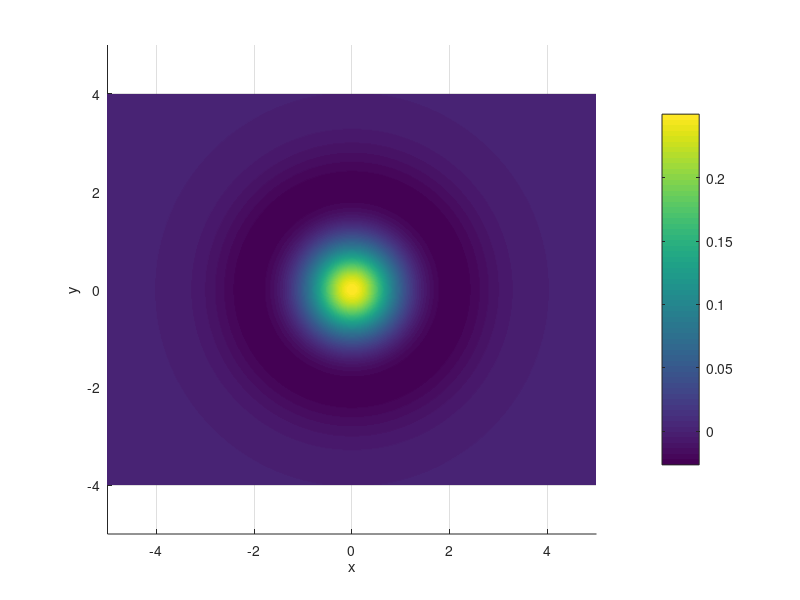
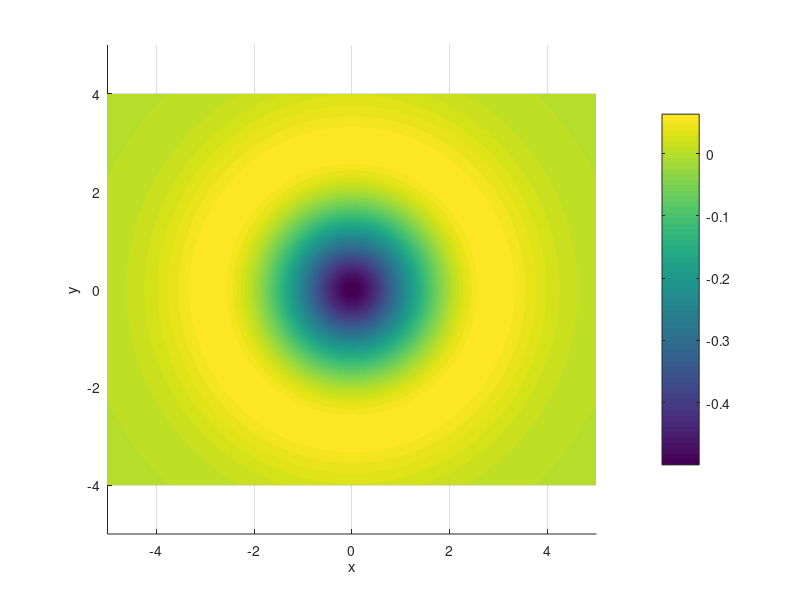

The MATLAB source for these figures, in order:
% dibuix d'una superficie parametrizada amb mapa de color per a indicar la
% curvatura (Gaussiana o mitja)
%
% Jaume Amoros, UPC, Barcelona
% 2020/5/15

% provat i funciona


% DADES QUE ENTRA L'USUARI
% parametrizacio de la superficie:
% gaussiana de revolucio
sigma2=4;
phi=@(u,v)[u;v;exp((-u.*u-v.*v)/sigma2)]; % vectorialitzar la funcio

% domini de parametrizacio
u0=-5;
uf=5;
v0=-4;
vf=4;

% mallat del domini pel calcul
nu=501;
nv=401;
% FI DE LES DADES QUE ENTRA L'USUARI

% mallem el domini i fem el dibuix pelat de la superficie
% taula de valors en u,v
u1d=linspace(u0,uf,nu);
v1d=linspace(v0,vf,nv);
% taula 2-dimensional, recorre el domini R
[u2d,v2d]=ndgrid(u1d,v1d);
% evaluem vectorialment l'aplicacio de parametrizacio
phi2d=phi(u2d,v2d);
% i ara hem de separar les components x,y,z de phi
x2d=phi2d(1:nu,:);
y2d=phi2d(nu+1:2*nu,:);
z2d=phi2d(2*nu+1:3*nu,:);
% % ja podem dibuixar la superficie (nomes es una prova)
% C2d=cos(u2d.*v2d); % color de prova
% figure(1)
% surf(x2d,y2d,z2d,C2d);
% axis equal
% xlabel('x');
% ylabel('y');
% zlabel('z');
% shading interp
% colorbar
% view(0,90);

% Calcul de les curvatures gaussiana i mitja
% Calcularem les derivades de la parametritzacio numericament, per
% diferencies centrades (hi han dues alternatives si aixo no va be: usar
% derivacio simbolica, o be calcular les derivades 1es i 2es de la
% parametrizacio a ma en cada cas i entrar-les al codi).
% pas de primera derivacio (valor optim en doble precissio)
h=sqrt(1e-15);
% derivades primeres, calculades vectorialment 
% (les columnes de phiu,phiv contenen la corresponent derivada de phi en
% els punts amb un valor concret de v, i cada columna te els vectors 3x1 de
% la derivada de phi per a cada valor concret de u, posats un a sobre de
% l'altre.
phiu=(phi(u2d+h,v2d)-phi(u2d-h,v2d))/(2*h);
phiv=(phi(u2d,v2d+h)-phi(u2d,v2d-h))/(2*h);
% pas de segona derivacio (valor optim en doble precissio) es sqrt(h)
h=sqrt(h);
% derivades segones (en el mateix format que les primeres)
phiuu=(phi(u2d+h,v2d)-2*phi(u2d,v2d)+phi(u2d-h,v2d))/(h*h);
phivv=(phi(u2d,v2d+h)-2*phi(u2d,v2d)+phi(u2d,v2d-h))/(h*h);
phiuv=(phi(u2d+h,v2d+h)-phi(u2d-h,v2d+h)-phi(u2d+h,v2d-h)+phi(u2d-h,v2d-h))/(4*h*h);

% separem les components x,y,z de les derivades (taula rectangular per cada
% una)
xphiu=phiu(1:nu,:);
yphiu=phiu(nu+1:2*nu,:);
zphiu=phiu(2*nu+1:3*nu,:);
xphiv=phiv(1:nu,:);
yphiv=phiv(nu+1:2*nu,:);
zphiv=phiv(2*nu+1:3*nu,:);
% primera forma fonamental (taula rectangular per cada coeficient, per a
% tots els valors de u,v)
E=xphiu.*xphiu+yphiu.*yphiu+zphiu.*zphiu;
F=xphiu.*xphiv+yphiu.*yphiv+zphiu.*zphiv;
G=xphiv.*xphiv+yphiv.*yphiv+zphiv.*zphiv;
% vector normal: com el calculem per tota la taula rectangular de valors de
% u,v alhora, apliquem a pic i pala la formula del producte vectorial per a
% cada component x,y,z del vector normal
xn=yphiu.*zphiv-zphiu.*yphiv;
yn=zphiu.*xphiv-xphiu.*zphiv;
zn=xphiu.*yphiv-yphiu.*xphiv;
% el normalitzem
dA=sqrt(xn.*xn+yn.*yn+zn.*zn);
xn=xn./dA;
yn=yn./dA;
zn=zn./dA;
% segona forma fonamental (novament taula rectangular per a cada
% coeficient)
% primer separem les components x,y,z de les derivades segones
xphiuu=phiuu(1:nu,:);
yphiuu=phiuu(nu+1:2*nu,:);
zphiuu=phiuu(2*nu+1:3*nu,:);
xphiuv=phiuv(1:nu,:);
yphiuv=phiuv(nu+1:2*nu,:);
zphiuv=phiuv(2*nu+1:3*nu,:);
xphivv=phivv(1:nu,:);
yphivv=phivv(nu+1:2*nu,:);
zphivv=phivv(2*nu+1:3*nu,:);
% i ara els coeficients de II
e=xn.*xphiuu+yn.*yphiuu+zn.*zphiuu;
f=xn.*xphiuv+yn.*yphiuv+zn.*zphiuv;
g=xn.*xphivv+yn.*yphivv+zn.*zphivv;
% Calcularem l'aplicacio de Weingarten S=inv(I)*II
% pero novament ho farem vectorialment, calculant cada coeficient de 
% S=[a,b;c,d] per tota la taula rectangular de valors de u,v
detI=dA.*dA; % determinant de I
a=(e.*G-f.*F)./detI;
b=(f.*G-g.*F)./detI;
c=(-e.*F+f.*E)./detI;
d=(-f.*F+g.*E)./detI;
% curvatura Gaussiana (taula rectangular, per tots els valors de u,v)
K=a.*d-b.*c;
% curvatura mitja
H=(a+d)/2;

% dibuixem la superficie colorejant-la segons la curvatura gaussiana
figure(2)
surf(x2d,y2d,z2d,K);
axis equal
xlabel('x');
ylabel('y');
zlabel('z');
shading interp
colorbar
view(0,90);

% dibuixem la superficie colorejant-la segons la curvatura gaussiana
figure(3)
surf(x2d,y2d,z2d,H);
axis equal
xlabel('x');
ylabel('y');
zlabel('z');
shading interp
colorbar
view(0,90);
